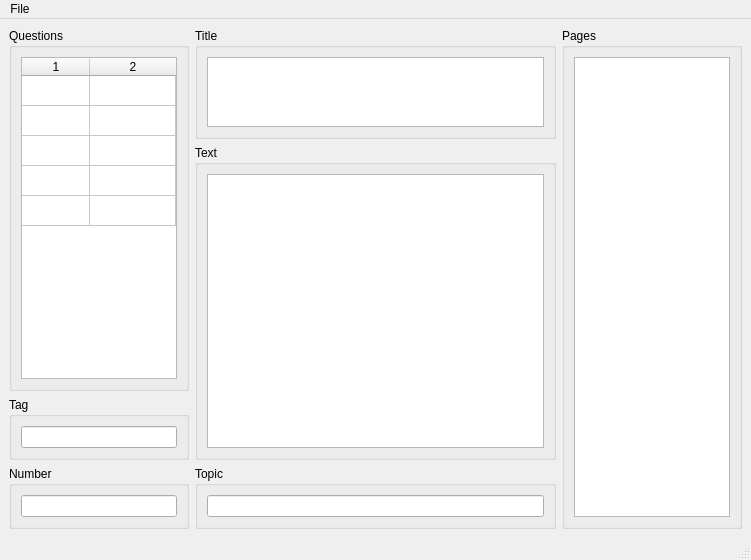
<?xml version="1.0" encoding="UTF-8"?>
<ui version="4.0">
 <author>Vincent</author>
 <class>MainWindow</class>
 <widget class="QMainWindow" name="MainWindow">
  <property name="geometry">
   <rect>
    <x>0</x>
    <y>0</y>
    <width>751</width>
    <height>560</height>
   </rect>
  </property>
  <property name="windowTitle">
   <string>MainWindow</string>
  </property>
  <widget class="QWidget" name="centralwidget">
   <layout class="QGridLayout" name="gridLayout">
    <item row="0" column="0">
     <layout class="QHBoxLayout" name="mainHorizontal" stretch="1,2,1">
      <item>
       <layout class="QVBoxLayout" name="qColVert">
        <item>
         <widget class="QGroupBox" name="qGroup">
          <property name="title">
           <string>Questions</string>
          </property>
          <layout class="QVBoxLayout" name="verticalLayout_4">
           <item>
            <widget class="QTableWidget" name="quesTable">
             <property name="alternatingRowColors">
              <bool>false</bool>
             </property>
             <property name="rowCount">
              <number>5</number>
             </property>
             <property name="columnCount">
              <number>2</number>
             </property>
             <attribute name="horizontalHeaderVisible">
              <bool>true</bool>
             </attribute>
             <attribute name="horizontalHeaderCascadingSectionResizes">
              <bool>true</bool>
             </attribute>
             <attribute name="horizontalHeaderMinimumSectionSize">
              <number>50</number>
             </attribute>
             <attribute name="horizontalHeaderDefaultSectionSize">
              <number>68</number>
             </attribute>
             <attribute name="horizontalHeaderHighlightSections">
              <bool>true</bool>
             </attribute>
             <attribute name="horizontalHeaderStretchLastSection">
              <bool>true</bool>
             </attribute>
             <attribute name="verticalHeaderVisible">
              <bool>false</bool>
             </attribute>
             <attribute name="verticalHeaderStretchLastSection">
              <bool>false</bool>
             </attribute>
             <row/>
             <row/>
             <row/>
             <row/>
             <row/>
             <column/>
             <column/>
            </widget>
           </item>
          </layout>
         </widget>
        </item>
        <item>
         <widget class="QGroupBox" name="tagGroupBox">
          <property name="title">
           <string>Tag</string>
          </property>
          <layout class="QVBoxLayout" name="verticalLayout">
           <item>
            <widget class="QLineEdit" name="tagLineEdit"/>
           </item>
          </layout>
         </widget>
        </item>
        <item>
         <widget class="QGroupBox" name="numGroup">
          <property name="title">
           <string>Number</string>
          </property>
          <layout class="QVBoxLayout" name="verticalLayout_5">
           <item>
            <widget class="QLineEdit" name="numLineEdit"/>
           </item>
          </layout>
         </widget>
        </item>
       </layout>
      </item>
      <item>
       <layout class="QVBoxLayout" name="tColVert" stretch="1,5,0">
        <item>
         <widget class="QGroupBox" name="titleGroup">
          <property name="title">
           <string>Title</string>
          </property>
          <layout class="QVBoxLayout" name="verticalLayout_7">
           <item>
            <widget class="QTextEdit" name="titleTextEdit"/>
           </item>
          </layout>
         </widget>
        </item>
        <item>
         <widget class="QGroupBox" name="textGroup">
          <property name="title">
           <string>Text</string>
          </property>
          <layout class="QVBoxLayout" name="verticalLayout_6">
           <item>
            <widget class="QTextEdit" name="textTextEdit"/>
           </item>
          </layout>
         </widget>
        </item>
        <item>
         <widget class="QGroupBox" name="topicGroup">
          <property name="title">
           <string>Topic</string>
          </property>
          <layout class="QVBoxLayout" name="verticalLayout_2">
           <item>
            <widget class="QLineEdit" name="lineEdit"/>
           </item>
          </layout>
         </widget>
        </item>
       </layout>
      </item>
      <item>
       <layout class="QVBoxLayout" name="nColVert">
        <item>
         <widget class="QGroupBox" name="pagesGroup">
          <property name="title">
           <string>Pages</string>
          </property>
          <layout class="QHBoxLayout" name="horizontalLayout">
           <item>
            <widget class="QListWidget" name="pagesListWidget"/>
           </item>
          </layout>
         </widget>
        </item>
       </layout>
      </item>
     </layout>
    </item>
   </layout>
  </widget>
  <widget class="QMenuBar" name="menubar">
   <property name="geometry">
    <rect>
     <x>0</x>
     <y>0</y>
     <width>751</width>
     <height>21</height>
    </rect>
   </property>
   <widget class="QMenu" name="menuFile">
    <property name="title">
     <string>File</string>
    </property>
    <addaction name="actionSave"/>
    <addaction name="actionLoad"/>
    <addaction name="separator"/>
    <addaction name="actionExport_as_txt"/>
   </widget>
   <addaction name="menuFile"/>
  </widget>
  <widget class="QStatusBar" name="statusbar"/>
  <action name="actionSave">
   <property name="text">
    <string>Save</string>
   </property>
  </action>
  <action name="actionLoad">
   <property name="text">
    <string>Load</string>
   </property>
  </action>
  <action name="actionExport_as_txt">
   <property name="text">
    <string>Export as .txt</string>
   </property>
  </action>
 </widget>
 <resources/>
 <connections/>
</ui>
